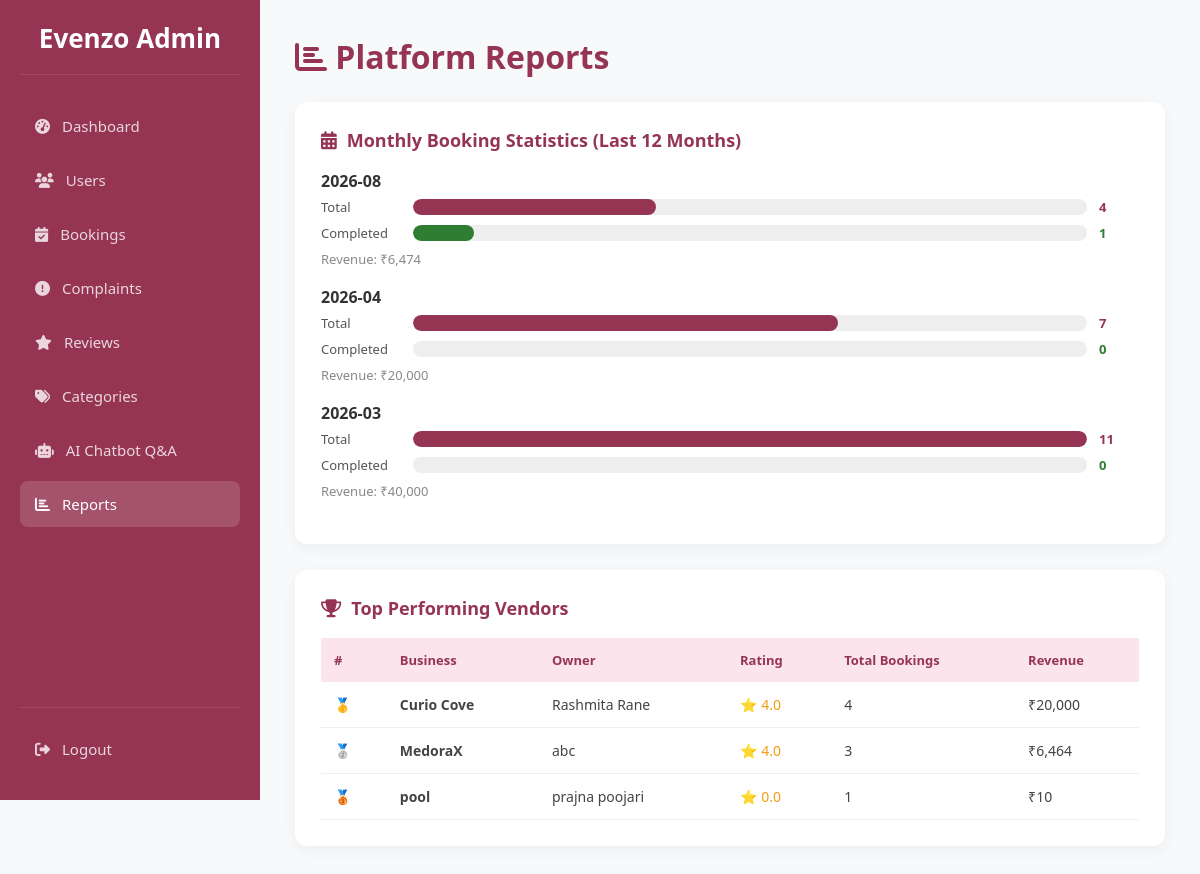
The page /admin/reports (signed in) on the database its author committed.
### tables this page shows
CREATE TABLE users (
            id INTEGER PRIMARY KEY AUTOINCREMENT,
            full_name TEXT NOT NULL,
            email TEXT UNIQUE NOT NULL,
            password TEXT NOT NULL,
            role TEXT CHECK(role IN ('user', 'admin', 'eventmanager')) NOT NULL,
            is_approved INTEGER DEFAULT 0, -- 0=Pending, 1=Approved by Admin
            created_at TIMESTAMP DEFAULT CURRENT_TIMESTAMP
        , reset_otp TEXT, is_active INTEGER DEFAULT 1);

### app.py (the view)
@app.route('/admin/reports')
def admin_reports():
    if 'user_id' not in session or session['role'] != 'admin':
        return redirect(url_for('index'))
    conn = get_db_connection()
    monthly = conn.execute('''
        SELECT strftime('%Y-%m', created_at) as month, COUNT(*) as total,
               SUM(CASE WHEN status='completed' THEN 1 ELSE 0 END) as completed,
               SUM(CASE WHEN status='cancelled' THEN 1 ELSE 0 END) as cancelled,
               SUM(CASE WHEN payment_status='paid' THEN total_amount ELSE 0 END) as revenue
        FROM bookings GROUP BY month ORDER BY month DESC LIMIT 12
    ''').fetchall()
    top_vendors = conn.execute('''
        SELECT m.business_name, u.full_name, m.rating,
               COUNT(b.id) as total_bookings,
               SUM(CASE WHEN b.payment_status='paid' THEN b.total_amount ELSE 0 END) as revenue
        FROM manager_profiles m
        JOIN users u ON m.user_id=u.id
        LEFT JOIN bookings b ON b.manager_id=u.id
        WHERE u.is_approved=1 GROUP BY u.id ORDER BY total_bookings DESC LIMIT 10
    ''').fetchall()
    conn.close()
    return render_template('admin_reports.html', monthly=monthly, top_vendors=top_vendors)

### app.py (called while the page is built)
def get_db_connection():
    conn = sqlite3.connect('database.db', timeout=10)
    conn.row_factory = sqlite3.Row
    conn.execute("PRAGMA foreign_keys = ON")
    return conn

### frontend/templates/admin_reports.html (shortened to what this page needs)
<!DOCTYPE html>
<html lang="en">
<head>
<link rel="stylesheet" href="https://cdnjs.cloudflare.com/ajax/libs/font-awesome/6.4.0/css/all.min.css">
</head>
<body>
<div class="sidebar">
  <div class="logo">Evenzo Admin</div>
  <nav>
    <a class="nav-item" href="{{ url_for('admin_dashboard') }}"><i class="fas fa-tachometer-alt"></i> Dashboard</a>
    <a class="nav-item" href="{{ url_for('admin_users') }}"><i class="fas fa-users"></i> Users</a>
    <a class="nav-item" href="{{ url_for('admin_bookings') }}"><i class="fas fa-calendar-check"></i> Bookings</a>
    <a class="nav-item" href="{{ url_for('admin_complaints') }}"><i class="fas fa-exclamation-circle"></i> Complaints</a>
    <a class="nav-item" href="{{ url_for('admin_reviews') }}"><i class="fas fa-star"></i> Reviews</a>
    <a class="nav-item" href="{{ url_for('admin_categories') }}"><i class="fas fa-tags"></i> Categories</a>
    <a class="nav-item" href="{{ url_for('admin_chatbot') }}"><i class="fas fa-robot"></i> AI Chatbot Q&A</a>
    <a class="nav-item active" href="{{ url_for('admin_reports') }}"><i class="fas fa-chart-bar"></i> Reports</a>
  </nav>
  <div class="logout-box"><a class="nav-item" href="{{ url_for('logout') }}"><i class="fas fa-sign-out-alt"></i> Logout</a></div>
</div>
<div class="main">
  <h1 style="color:var(--primary);margin-bottom:24px"><i class="fas fa-chart-bar"></i> Platform Reports</h1>
  <div class="card">
    <h2><i class="fas fa-calendar-alt"></i> Monthly Booking Statistics (Last 12 Months)</h2>
    {% if monthly %}
    {% set max_total = monthly|map(attribute='total')|max %}
    {% for row in monthly %}
    <div style="margin-bottom:18px">
      <div style="font-weight:bold;color:#333;margin-bottom:6px">{{ row.month }}</div>
      <div class="bar-row">
        <div class="bar-label">Total</div>
        <div class="bar-track"><div class="bar-fill" style="width:{{ (row.total / max_total * 100)|int }}%"></div></div>
        <div class="bar-val">{{ row.total }}</div>
      </div>
      <div class="bar-row">
        <div class="bar-label">Completed</div>
        <div class="bar-track"><div class="bar-fill" style="width:{{ (row.completed / max_total * 100)|int if max_total else 0 }}%;background:#2e7d32"></div></div>
        <div class="bar-val" style="color:#2e7d32">{{ row.completed }}</div>
      </div>
      <div style="font-size:13px;color:#888">Revenue: ₹{{ "{:,.0f}".format(row.revenue or 0) }}</div>
    </div>
    {% endfor %}
    {% else %}
    <p style="text-align:center;color:#aaa;padding:30px">No booking data available yet.</p>
    {% endif %}
  </div>
  <div class="card">
    <h2><i class="fas fa-trophy"></i> Top Performing Vendors</h2>
    {% if top_vendors %}
    <div style="overflow-x:auto">
    <table><thead><tr><th>#</th><th>Business</th><th>Owner</th><th>Rating</th><th>Total Bookings</th><th>Revenue</th></tr></thead><tbody>
    {% for v in top_vendors %}
    <tr>
      <td>
        {% if loop.index == 1 %}🥇{% elif loop.index == 2 %}🥈{% elif loop.index == 3 %}🥉{% else %}{{ loop.index }}{% endif %}
      </td>
      <td><strong>{{ v.business_name }}</strong></td>
      <td>{{ v.full_name }}</td>
      <td style="color:#f39c12">⭐ {{ "%.1f"|format(v.rating or 0) }}</td>
      <td>{{ v.total_bookings }}</td>
      <td>₹{{ "{:,.0f}".format(v.revenue or 0) }}</td>
    </tr>
    {% endfor %}
    </tbody></table></div>
    {% else %}
    <p style="text-align:center;color:#aaa;padding:30px">No vendor data yet.</p>
    {% endif %}
  </div>
</div>
</body>
</html>

### frontend/templates/admin_reports.html (style rules this page uses)
:root { --primary:#953553;--bg:#f8f9fa;--sw:260px }
* { margin:0;padding:0;box-sizing:border-box;font-family:'Segoe UI',sans-serif }
body { background:var(--bg);display:flex;min-height:100vh }
.sidebar { width:var(--sw);background:var(--primary);height:100vh;position:fixed;left:0;top:0;color:#fff;padding:20px;display:flex;flex-direction:column;z-index:1000 }
.sidebar .logo { font-size:26px;font-weight:bold;text-align:center;border-bottom:1px solid rgba(255,255,255,.1);padding-bottom:18px;margin-bottom:28px }
.nav-item { padding:13px 15px;margin-bottom:8px;border-radius:8px;display:flex;align-items:center;gap:12px;color:rgba(255,255,255,.8);text-decoration:none;transition:.3s;font-size:15px }
.nav-item:hover,.nav-item.active { background:rgba(255,255,255,.15);color:#fff }
.logout-box { margin-top:auto;padding-top:18px;border-top:1px solid rgba(255,255,255,.1) }
.main { margin-left:var(--sw);width:calc(100% - var(--sw));padding:35px;min-height:100vh }
.card { background:#fff;border-radius:12px;padding:26px;box-shadow:0 4px 15px rgba(0,0,0,.05);margin-bottom:26px }
.card h2 { color:var(--primary);margin-bottom:18px;font-size:18px;display:flex;align-items:center;gap:10px }
table { width:100%;border-collapse:collapse }
th { text-align:left;padding:13px;background:#fce4ec;color:var(--primary);font-size:13px }
td { padding:13px;border-bottom:1px solid #eee;font-size:14px;color:#444 }
.bar-row { display:flex;align-items:center;gap:12px;margin-bottom:8px }
.bar-label { min-width:80px;font-size:13px;color:#555 }
.bar-track { flex:1;background:#eee;border-radius:20px;height:16px;overflow:hidden }
.bar-fill { height:100%;background:var(--primary);border-radius:20px;transition:.3s }
.bar-val { min-width:40px;font-size:13px;font-weight:bold;color:var(--primary) }

### rows shown on the page
users: business_name "Curio Cove", full_name "Rashmita Rane", rating "4.0", total_bookings "4", revenue "20,000"
users: business_name "MedoraX", full_name "abc", rating "4.0", total_bookings "3", revenue "6,464"
users: business_name "pool", full_name "prajna poojari", rating "0.0", total_bookings "1", revenue "10"

### other values the page prints
{{ row.month }} "2026-08" "2026-04" "2026-03"
{{ row.total }} "4" "7" "11"
{{ row.completed }} "1" "0" "0"
{{ "{:,.0f}".format(row.revenue or 0) }} "6,474" "20,000" "40,000"
